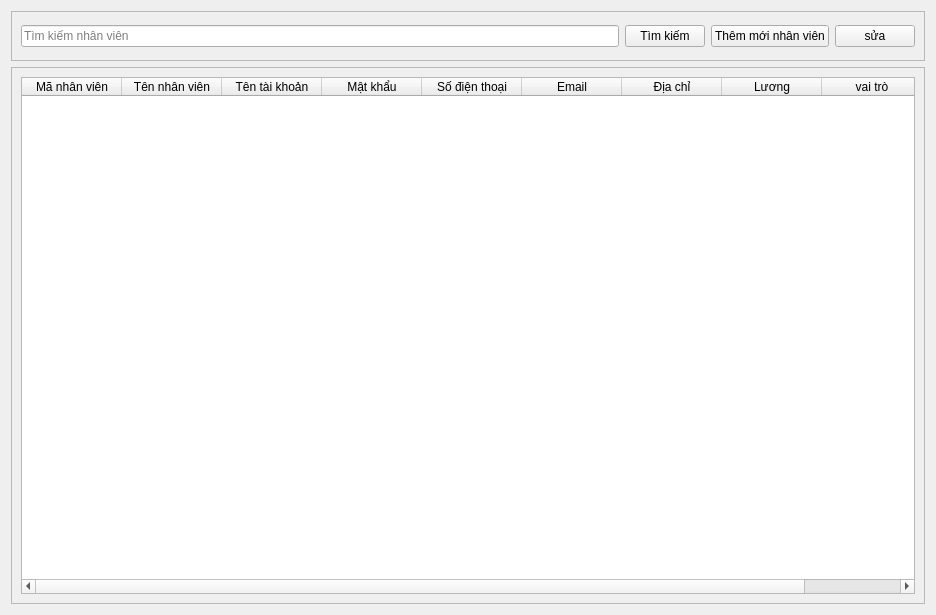
<?xml version="1.0" encoding="UTF-8"?>
<ui version="4.0">
 <class>employee</class>
 <widget class="QWidget" name="employee">
  <property name="geometry">
   <rect>
    <x>0</x>
    <y>0</y>
    <width>936</width>
    <height>615</height>
   </rect>
  </property>
  <property name="windowTitle">
   <string>Form</string>
  </property>
  <layout class="QVBoxLayout" name="verticalLayout">
   <item>
    <widget class="QFrame" name="frame">
     <property name="minimumSize">
      <size>
       <width>0</width>
       <height>50</height>
      </size>
     </property>
     <property name="frameShape">
      <enum>QFrame::Shape::StyledPanel</enum>
     </property>
     <property name="frameShadow">
      <enum>QFrame::Shadow::Raised</enum>
     </property>
     <layout class="QHBoxLayout" name="horizontalLayout">
      <item>
       <widget class="QLineEdit" name="txtSearchEmployee">
        <property name="placeholderText">
         <string>Tìm kiếm nhân viên</string>
        </property>
       </widget>
      </item>
      <item>
       <widget class="QPushButton" name="btnSearchEmployee">
        <property name="text">
         <string>Tìm kiếm</string>
        </property>
       </widget>
      </item>
      <item>
       <widget class="QPushButton" name="btnAddEmployee">
        <property name="text">
         <string>Thêm mới nhân viên</string>
        </property>
       </widget>
      </item>
      <item>
       <widget class="QPushButton" name="btnEditEmployee">
        <property name="text">
         <string>sửa</string>
        </property>
       </widget>
      </item>
     </layout>
    </widget>
   </item>
   <item>
    <widget class="QScrollArea" name="scrollContainer">
     <property name="widgetResizable">
      <bool>true</bool>
     </property>
     <widget class="QWidget" name="scrollAreaWidgetContents">
      <property name="geometry">
       <rect>
        <x>0</x>
        <y>0</y>
        <width>914</width>
        <height>537</height>
       </rect>
      </property>
      <layout class="QHBoxLayout" name="horizontalLayout_2">
       <item>
        <widget class="QTableWidget" name="tableEmployee">
         <column>
          <property name="text">
           <string>Mã nhân viên</string>
          </property>
         </column>
         <column>
          <property name="text">
           <string>Tên nhân viên</string>
          </property>
         </column>
         <column>
          <property name="text">
           <string>Tên tài khoản</string>
          </property>
         </column>
         <column>
          <property name="text">
           <string>Mật khẩu</string>
          </property>
         </column>
         <column>
          <property name="text">
           <string>Số điện thoại</string>
          </property>
         </column>
         <column>
          <property name="text">
           <string>Email</string>
          </property>
         </column>
         <column>
          <property name="text">
           <string>Địa chỉ</string>
          </property>
         </column>
         <column>
          <property name="text">
           <string>Lương</string>
          </property>
         </column>
         <column>
          <property name="text">
           <string>vai trò</string>
          </property>
         </column>
        </widget>
       </item>
      </layout>
     </widget>
    </widget>
   </item>
  </layout>
 </widget>
 <resources/>
 <connections/>
</ui>
